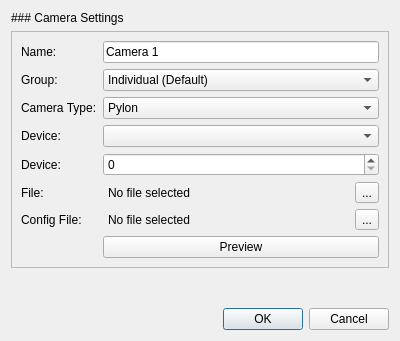
<?xml version="1.0" encoding="UTF-8"?>
<ui version="4.0">
 <class>CameraEditDialog</class>
 <widget class="QDialog" name="CameraEditDialog">
  <property name="geometry">
   <rect>
    <x>0</x>
    <y>0</y>
    <width>400</width>
    <height>341</height>
   </rect>
  </property>
  <property name="windowTitle">
   <string>Dialog</string>
  </property>
  <layout class="QVBoxLayout" name="verticalLayout">
   <item>
    <widget class="QLabel" name="label_4">
     <property name="text">
      <string>### Camera Settings</string>
     </property>
     <property name="textFormat">
      <enum>Qt::MarkdownText</enum>
     </property>
    </widget>
   </item>
   <item>
    <widget class="QFrame" name="frm_camera_config">
     <property name="frameShape">
      <enum>QFrame::StyledPanel</enum>
     </property>
     <property name="frameShadow">
      <enum>QFrame::Raised</enum>
     </property>
     <layout class="QFormLayout" name="formLayout">
      <item row="0" column="0">
       <widget class="QLabel" name="label_2">
        <property name="text">
         <string>Name:</string>
        </property>
       </widget>
      </item>
      <item row="0" column="1">
       <widget class="QLineEdit" name="txt_camera_name">
        <property name="text">
         <string>Camera 1</string>
        </property>
       </widget>
      </item>
      <item row="1" column="0">
       <widget class="QLabel" name="label">
        <property name="text">
         <string>Group:</string>
        </property>
       </widget>
      </item>
      <item row="1" column="1">
       <widget class="QComboBox" name="dpd_group">
        <property name="editable">
         <bool>false</bool>
        </property>
        <property name="placeholderText">
         <string/>
        </property>
        <item>
         <property name="text">
          <string>Individual (Default)</string>
         </property>
        </item>
       </widget>
      </item>
      <item row="2" column="0">
       <widget class="QLabel" name="label_3">
        <property name="text">
         <string>Camera Type:</string>
        </property>
       </widget>
      </item>
      <item row="2" column="1">
       <widget class="QComboBox" name="dpd_camera_type">
        <item>
         <property name="text">
          <string>Pylon</string>
         </property>
        </item>
        <item>
         <property name="text">
          <string>Video File</string>
         </property>
        </item>
       </widget>
      </item>
      <item row="3" column="0">
       <widget class="QLabel" name="lbl_dpd_pylon_device">
        <property name="text">
         <string>Device:</string>
        </property>
       </widget>
      </item>
      <item row="3" column="1">
       <widget class="QComboBox" name="dpd_pylon_device"/>
      </item>
      <item row="4" column="0">
       <widget class="QLabel" name="lbl_spn_webcam_device">
        <property name="text">
         <string>Device:</string>
        </property>
       </widget>
      </item>
      <item row="4" column="1">
       <widget class="QSpinBox" name="spn_webcam_device"/>
      </item>
      <item row="5" column="0">
       <widget class="QLabel" name="lbl_frm_video_file">
        <property name="text">
         <string>File:</string>
        </property>
       </widget>
      </item>
      <item row="5" column="1">
       <widget class="QFrame" name="frm_video_file">
        <property name="frameShape">
         <enum>QFrame::NoFrame</enum>
        </property>
        <property name="frameShadow">
         <enum>QFrame::Raised</enum>
        </property>
        <layout class="QHBoxLayout" name="horizontalLayout_2">
         <property name="leftMargin">
          <number>0</number>
         </property>
         <property name="topMargin">
          <number>0</number>
         </property>
         <property name="rightMargin">
          <number>0</number>
         </property>
         <property name="bottomMargin">
          <number>0</number>
         </property>
         <item>
          <widget class="QLabel" name="lbl_video_file">
           <property name="text">
            <string>No file selected</string>
           </property>
           <property name="margin">
            <number>0</number>
           </property>
           <property name="indent">
            <number>5</number>
           </property>
          </widget>
         </item>
         <item>
          <widget class="QToolButton" name="btn_select_video_file">
           <property name="text">
            <string>...</string>
           </property>
          </widget>
         </item>
        </layout>
       </widget>
      </item>
      <item row="6" column="0">
       <widget class="QLabel" name="label_5">
        <property name="text">
         <string>Config File:</string>
        </property>
       </widget>
      </item>
      <item row="6" column="1">
       <widget class="QFrame" name="frm_pylon_config_file">
        <property name="frameShape">
         <enum>QFrame::NoFrame</enum>
        </property>
        <property name="frameShadow">
         <enum>QFrame::Raised</enum>
        </property>
        <layout class="QHBoxLayout" name="horizontalLayout_4">
         <property name="leftMargin">
          <number>0</number>
         </property>
         <property name="topMargin">
          <number>0</number>
         </property>
         <property name="rightMargin">
          <number>0</number>
         </property>
         <property name="bottomMargin">
          <number>0</number>
         </property>
         <item>
          <widget class="QLabel" name="lbl_pylon_config_file">
           <property name="text">
            <string>No file selected</string>
           </property>
           <property name="margin">
            <number>0</number>
           </property>
           <property name="indent">
            <number>5</number>
           </property>
          </widget>
         </item>
         <item>
          <widget class="QToolButton" name="btn_select_pylon_config_file">
           <property name="text">
            <string>...</string>
           </property>
          </widget>
         </item>
        </layout>
       </widget>
      </item>
      <item row="7" column="1">
       <widget class="QPushButton" name="btn_test_camera">
        <property name="text">
         <string>Preview</string>
        </property>
       </widget>
      </item>
     </layout>
    </widget>
   </item>
   <item>
    <widget class="QLabel" name="lbl_status">
     <property name="text">
      <string/>
     </property>
     <property name="textFormat">
      <enum>Qt::RichText</enum>
     </property>
    </widget>
   </item>
   <item>
    <spacer name="verticalSpacer">
     <property name="orientation">
      <enum>Qt::Vertical</enum>
     </property>
     <property name="sizeHint" stdset="0">
      <size>
       <width>20</width>
       <height>0</height>
      </size>
     </property>
    </spacer>
   </item>
   <item>
    <widget class="QDialogButtonBox" name="buttonBox">
     <property name="orientation">
      <enum>Qt::Horizontal</enum>
     </property>
     <property name="standardButtons">
      <set>QDialogButtonBox::Cancel|QDialogButtonBox::Ok</set>
     </property>
    </widget>
   </item>
  </layout>
 </widget>
 <resources/>
 <connections>
  <connection>
   <sender>buttonBox</sender>
   <signal>accepted()</signal>
   <receiver>CameraEditDialog</receiver>
   <slot>accept()</slot>
   <hints>
    <hint type="sourcelabel">
     <x>248</x>
     <y>254</y>
    </hint>
    <hint type="destinationlabel">
     <x>157</x>
     <y>274</y>
    </hint>
   </hints>
  </connection>
  <connection>
   <sender>buttonBox</sender>
   <signal>rejected()</signal>
   <receiver>CameraEditDialog</receiver>
   <slot>reject()</slot>
   <hints>
    <hint type="sourcelabel">
     <x>316</x>
     <y>260</y>
    </hint>
    <hint type="destinationlabel">
     <x>286</x>
     <y>274</y>
    </hint>
   </hints>
  </connection>
 </connections>
</ui>
